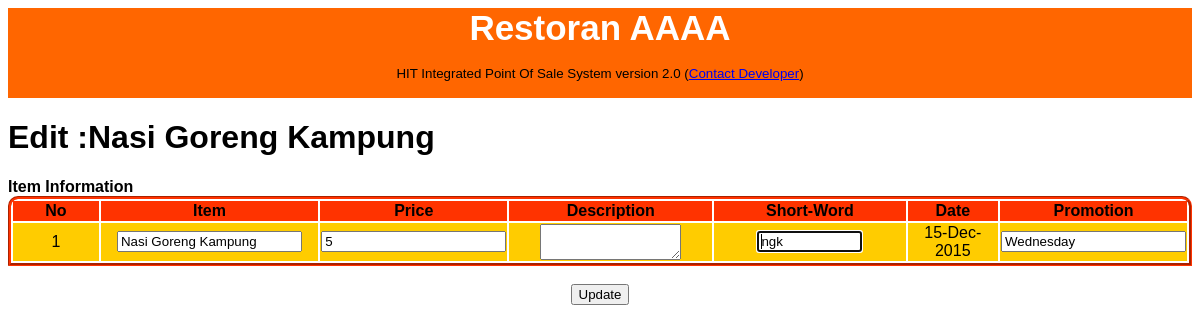
Screenshot of /cashiers/edit_item.php?item_id=1 (signed in) with the database file from the repository.
### tables this page shows
CREATE TABLE `items` (
  `item_id` int(11) NOT NULL,
  `item_name` varchar(255) NOT NULL,
  `item_category` varchar(255) NOT NULL,
  `item_type` varchar(255) NOT NULL,
  `item_price` varchar(255) NOT NULL,
  `item_picture` varchar(255) NOT NULL,
  `item_date` varchar(255) NOT NULL,
  `item_user` varchar(255) NOT NULL,
  `item_desc` text NOT NULL,
  `item_short` varchar(255) NOT NULL,
  `item_promo` varchar(255) NOT NULL
);

### cashiers/edit_item.php (the view, shortened to what this page needs)
<?php
if(isset($_SESSION["user_name"])){
require_once("includes/connection.php");
require_once("template/._header_popup.php");
if(isset($_GET["item_id"])){
	$item_id = $_GET["item_id"];
	$qtype = mysqli_query($conn, "SELECT * FROM items WHERE item_id = '{$item_id}'");
	$rqtype = mysqli_fetch_array($qtype);
?>
	<h1>Edit :<?= $rqtype["item_name"] ?></h1>
	<strong>Item Information</strong>
    <table class="tbl" width="100%" style="border:#F30 groove; border-top-right-radius:10px; border-top-left-radius:10px;">
    	<tr style="background:#F30;">
        	<th width="10%">No</th>
            <th width="20%">Item</th>
            <th width="10%">Price</th>
			<th width="20%">Description</th>
			<th width="20%">Short-Word</th>
            <th width="10%">Date</th>
			<th width="10%">Promotion</th>
        </tr>
		<tr>
        <form action="" method="post">
        	<td align="center">1</td>
            <td align="center"><input type="text" value="<?= $rqtype["item_name"] ?>" name="item_name" /></td>
            <td align="right"><input type="text" value="<?= $rqtype["item_price"] ?>" name="item_price" /></td>
			<td align="center"><textarea name="item_desc" cols="15"><?= $rqtype["item_desc"] ?></textarea></td>
			<td align="center"><input type="text" autofocus="on" value="<?= $rqtype["item_short"] ?>" size="10" name="item_short" placeholder="No short" /></td>
            <td align="center"><?= $rqtype["item_date"] ?></td>
            <td align="center">
				<input type="text" name="item_promo" value="<?= $rqtype["item_promo"] ?>" placeholder="Promotion Name" />
			</td>
        </tr>
	</table>
	<br />
    <div align="center">
    	<input type="submit" name="update" value="Update" />
    </div>
<?php
}
}else{
	header("Location: ../index.php");
}
?>

### cashiers/template/style.css (style rules this page uses)
body { font-family:Verdana, Geneva, sans-serif; }
.tbl tr { background-color: #FC0; }

### rows the page displays
items: item_name "Nasi Goreng Kampung", item_price "5", item_short "ngk", item_date "15-Dec-2015", item_promo "Wednesday"
